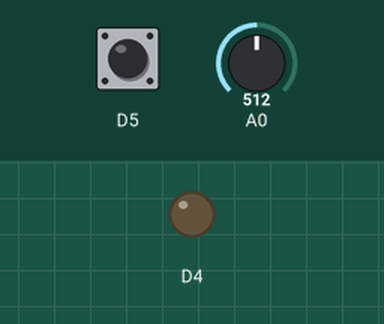
The program below on a simulated ESP8266 (Wemos D1 mini). Parts: output pins drawn as LEDs (lit = HIGH). Inputs (shaded band) come from the test bench; at power-on: D5 HIGH, A0 = 512. What the program prints to the serial monitor is not drawn.

Above: at 1.2 s.
1.3 s: D5 pulled LOW for 0.15 s
At 1.7 s:
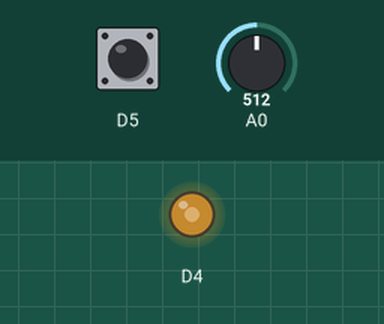
Timing chart, 0 to 4.3 s (numbered marks = the images above; inputs shaded):
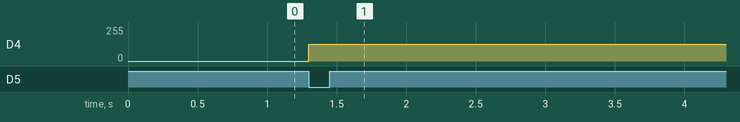

The program:

main.cpp
```cpp
// Mohawk College - COMP-10184
//
// Pulse Width Modulation - Test Program
//
#include <Arduino.h>
int lastButtonState;
int lightState = 0;
unsigned long lastTimeButtonStateChanged = millis();
unsigned long debounceDuration = 50;
void setup()
{
  // configure the USB serial monitor
  Serial.begin(115200);

  // set default PWM range
  analogWriteRange(1023);
  // configure pin D5 as digital input - this is the pushbutton
  pinMode(D5, INPUT_PULLUP);

  // configure pin D4 as a digital output - this is the LED
  pinMode(D4, OUTPUT);

  analogWrite(D4, 0);
}

void loop()
{
  float iVal;
  // read digitized value from the D1 Mini's A/D convertor
  iVal = analogRead(A0);
  if (millis() - lastTimeButtonStateChanged >= debounceDuration)
  {

    int buttonState = digitalRead(D5);
    Serial.println(buttonState);
    if (buttonState != lastButtonState)
    {
      lastTimeButtonStateChanged = millis();

      lastButtonState = buttonState;
      if (buttonState == 0)
      {
        if (lightState != 0)
        {
          lightState = 0;
        }
        else
        {
          lightState = iVal;
          analogWrite(D4, lightState);
        }
      }
    }
  }
}
```

Measured:
- after the input at 1.3 s, D4: 0/255 → 127/255 at once
